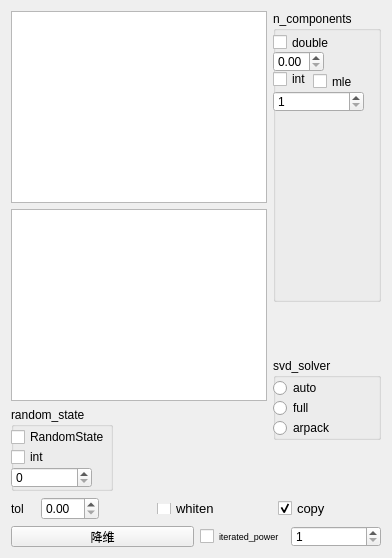
           <widget class="QWidget" name="page_16">
            <layout class="QGridLayout" name="gridLayout_21">
             <item row="0" column="0" colspan="2">
              <widget class="QListWidget" name="listWidget_PCA">
               <property name="editTriggers">
                <set>QAbstractItemView::NoEditTriggers</set>
               </property>
               <property name="selectionMode">
                <enum>QAbstractItemView::MultiSelection</enum>
               </property>
              </widget>
             </item>
             <item row="0" column="2" rowspan="2">
              <widget class="QGroupBox" name="groupBox_10">
               <property name="sizePolicy">
                <sizepolicy hsizetype="Maximum" vsizetype="Preferred">
                 <horstretch>0</horstretch>
                 <verstretch>0</verstretch>
                </sizepolicy>
               </property>
               <property name="title">
                <string>n_components</string>
               </property>
               <widget class="QCheckBox" name="checkBox_PCA_n_components_double">
                <property name="geometry">
                 <rect>
                  <x>0</x>
                  <y>20</y>
                  <width>61</width>
                  <height>23</height>
                 </rect>
                </property>
                <property name="font">
                 <font>
                  <pointsize>9</pointsize>
                 </font>
                </property>
                <property name="text">
                 <string>double</string>
                </property>
               </widget>
               <widget class="QCheckBox" name="checkBox_PCA_n_components_mle">
                <property name="geometry">
                 <rect>
                  <x>40</x>
                  <y>60</y>
                  <width>51</width>
                  <height>21</height>
                 </rect>
                </property>
                <property name="font">
                 <font>
                  <pointsize>9</pointsize>
                 </font>
                </property>
                <property name="text">
                 <string>mle</string>
                </property>
               </widget>
               <widget class="QDoubleSpinBox" name="doubleSpinBox_PCA_n_components_double">
                <property name="geometry">
                 <rect>
                  <x>0</x>
                  <y>40</y>
                  <width>51</width>
                  <height>21</height>
                 </rect>
                </property>
                <property name="maximum">
                 <double>1.000000000000000</double>
                </property>
               </widget>
               <widget class="QCheckBox" name="checkBox_PCA_n_components_int">
                <property name="geometry">
                 <rect>
                  <x>0</x>
                  <y>60</y>
                  <width>41</width>
                  <height>16</height>
                 </rect>
                </property>
                <property name="text">
                 <string>int</string>
                </property>
               </widget>
               <widget class="QSpinBox" name="spinBoxn_PCA_n_components_int">
                <property name="geometry">
                 <rect>
                  <x>0</x>
                  <y>80</y>
                  <width>91</width>
                  <height>21</height>
                 </rect>
                </property>
                <property name="minimum">
                 <number>1</number>
                </property>
                <property name="maximum">
                 <number>999999999</number>
                </property>
               </widget>
              </widget>
             </item>
             <item row="1" column="0" rowspan="2" colspan="2">
              <widget class="QListWidget" name="listWidget_PCA_2">
               <property name="sizePolicy">
                <sizepolicy hsizetype="Expanding" vsizetype="Expanding">
                 <horstretch>0</horstretch>
                 <verstretch>0</verstretch>
                </sizepolicy>
               </property>
              </widget>
             </item>
             <item row="3" column="0" colspan="2">
              <widget class="QGroupBox" name="groupBox_12">
               <property name="sizePolicy">
                <sizepolicy hsizetype="Maximum" vsizetype="Maximum">
                 <horstretch>0</horstretch>
                 <verstretch>0</verstretch>
                </sizepolicy>
               </property>
               <property name="minimumSize">
                <size>
                 <width>0</width>
                 <height>84</height>
                </size>
               </property>
               <property name="maximumSize">
                <size>
                 <width>16777215</width>
                 <height>104</height>
                </size>
               </property>
               <property name="title">
                <string>random_state</string>
               </property>
               <widget class="QCheckBox" name="checkBox_PCA_RandomState">
                <property name="geometry">
                 <rect>
                  <x>0</x>
                  <y>20</y>
                  <width>101</width>
                  <height>20</height>
                 </rect>
                </property>
                <property name="maximumSize">
                 <size>
                  <width>16777215</width>
                  <height>20</height>
                 </size>
                </property>
                <property name="font">
                 <font>
                  <pointsize>9</pointsize>
                 </font>
                </property>
                <property name="text">
                 <string>RandomState</string>
                </property>
               </widget>
               <widget class="QCheckBox" name="checkBox_PCA_random_state_int">
                <property name="geometry">
                 <rect>
                  <x>0</x>
                  <y>40</y>
                  <width>81</width>
                  <height>20</height>
                 </rect>
                </property>
                <property name="maximumSize">
                 <size>
                  <width>16777215</width>
                  <height>20</height>
                 </size>
                </property>
                <property name="font">
                 <font>
                  <pointsize>9</pointsize>
                 </font>
                </property>
                <property name="text">
                 <string>int</string>
                </property>
                <property name="checked">
                 <bool>false</bool>
                </property>
               </widget>
               <widget class="QSpinBox" name="spinBox_PCA_random_state_int">
                <property name="geometry">
                 <rect>
                  <x>0</x>
                  <y>60</y>
                  <width>81</width>
                  <height>21</height>
                 </rect>
                </property>
               </widget>
              </widget>
             </item>
             <item row="4" column="0">
              <layout class="QHBoxLayout" name="horizontalLayout_5">
               <item>
                <widget class="QLabel" name="label_9">
                 <property name="maximumSize">
                  <size>
                   <width>24</width>
                   <height>16777215</height>
                  </size>
                 </property>
                 <property name="text">
                  <string>tol</string>
                 </property>
                </widget>
               </item>
               <item>
                <widget class="QDoubleSpinBox" name="doubleSpinBox_PCA_tol">
                 <property name="maximumSize">
                  <size>
                   <width>58</width>
                   <height>23</height>
                  </size>
                 </property>
                </widget>
               </item>
              </layout>
             </item>
             <item row="4" column="1" colspan="2">
              <layout class="QHBoxLayout" name="horizontalLayout_6">
               <item>
                <widget class="QCheckBox" name="checkBox_PCA_whiten">
                 <property name="sizePolicy">
                  <sizepolicy hsizetype="Fixed" vsizetype="Fixed">
                   <horstretch>0</horstretch>
                   <verstretch>0</verstretch>
                  </sizepolicy>
                 </property>
                 <property name="maximumSize">
                  <size>
                   <width>16777215</width>
                   <height>11</height>
                  </size>
                 </property>
                 <property name="font">
                  <font>
                   <pointsize>10</pointsize>
                  </font>
                 </property>
                 <property name="text">
                  <string>whiten</string>
                 </property>
                </widget>
               </item>
               <item>
                <widget class="QCheckBox" name="checkBox_PCA_copy">
                 <property name="sizePolicy">
                  <sizepolicy hsizetype="Fixed" vsizetype="Fixed">
                   <horstretch>0</horstretch>
                   <verstretch>0</verstretch>
                  </sizepolicy>
                 </property>
                 <property name="maximumSize">
                  <size>
                   <width>51</width>
                   <height>16777215</height>
                  </size>
                 </property>
                 <property name="font">
                  <font>
                   <pointsize>10</pointsize>
                  </font>
                 </property>
                 <property name="text">
                  <string>copy</string>
                 </property>
                 <property name="checked">
                  <bool>true</bool>
                 </property>
                </widget>
               </item>
              </layout>
             </item>
             <item row="5" column="0" colspan="3">
              <layout class="QHBoxLayout" name="horizontalLayout_4">
               <item>
                <widget class="QPushButton" name="PCA_Btn">
                 <property name="sizePolicy">
                  <sizepolicy hsizetype="Expanding" vsizetype="Fixed">
                   <horstretch>0</horstretch>
                   <verstretch>0</verstretch>
                  </sizepolicy>
                 </property>
                 <property name="minimumSize">
                  <size>
                   <width>35</width>
                   <height>0</height>
                  </size>
                 </property>
                 <property name="maximumSize">
                  <size>
                   <width>16777215</width>
                   <height>21</height>
                  </size>
                 </property>
                 <property name="text">
                  <string>降维</string>
                 </property>
                </widget>
               </item>
               <item>
                <widget class="QCheckBox" name="checkBox_PCA_iterated_power">
                 <property name="sizePolicy">
                  <sizepolicy hsizetype="Fixed" vsizetype="Fixed">
                   <horstretch>0</horstretch>
                   <verstretch>0</verstretch>
                  </sizepolicy>
                 </property>
                 <property name="font">
                  <font>
                   <pointsize>7</pointsize>
                  </font>
                 </property>
                 <property name="text">
                  <string>iterated_power</string>
                 </property>
                </widget>
               </item>
               <item>
                <widget class="QSpinBox" name="spinBox_PCA_iterated_power">
                 <property name="sizePolicy">
                  <sizepolicy hsizetype="Maximum" vsizetype="Fixed">
                   <horstretch>0</horstretch>
                   <verstretch>0</verstretch>
                  </sizepolicy>
                 </property>
                 <property name="minimumSize">
                  <size>
                   <width>90</width>
                   <height>0</height>
                  </size>
                 </property>
                 <property name="maximumSize">
                  <size>
                   <width>90</width>
                   <height>21</height>
                  </size>
                 </property>
                 <property name="minimum">
                  <number>1</number>
                 </property>
                 <property name="maximum">
                  <number>999999999</number>
                 </property>
                 <property name="value">
                  <number>1</number>
                 </property>
                </widget>
               </item>
              </layout>
             </item>
             <item row="2" column="2" rowspan="2">
              <widget class="QGroupBox" name="groupBox_11">
               <property name="sizePolicy">
                <sizepolicy hsizetype="Preferred" vsizetype="Maximum">
                 <horstretch>0</horstretch>
                 <verstretch>0</verstretch>
                </sizepolicy>
               </property>
               <property name="minimumSize">
                <size>
                 <width>0</width>
                 <height>82</height>
                </size>
               </property>
               <property name="title">
                <string>svd_solver</string>
               </property>
               <widget class="QRadioButton" name="radioButton_PCA_auto_solver_auto">
                <property name="geometry">
                 <rect>
                  <x>0</x>
                  <y>20</y>
                  <width>91</width>
                  <height>20</height>
                 </rect>
                </property>
                <property name="font">
                 <font>
                  <pointsize>9</pointsize>
                 </font>
                </property>
                <property name="text">
                 <string>auto</string>
                </property>
               </widget>
               <widget class="QRadioButton" name="radioButton__PCA_auto_solver_full">
                <property name="geometry">
                 <rect>
                  <x>0</x>
                  <y>40</y>
                  <width>91</width>
                  <height>20</height>
                 </rect>
                </property>
                <property name="font">
                 <font>
                  <pointsize>9</pointsize>
                 </font>
                </property>
                <property name="text">
                 <string>full</string>
                </property>
               </widget>
               <widget class="QRadioButton" name="radioButton__PCA_auto_solver_arpack">
                <property name="geometry">
                 <rect>
                  <x>0</x>
                  <y>60</y>
                  <width>91</width>
                  <height>20</height>
                 </rect>
                </property>
                <property name="font">
                 <font>
                  <pointsize>9</pointsize>
                 </font>
                </property>
                <property name="text">
                 <string>arpack</string>
                </property>
               </widget>
               <widget class="QRadioButton" name="radioButton__PCA_auto_solver_randomized">
                <property name="geometry">
                 <rect>
                  <x>0</x>
                  <y>80</y>
                  <width>101</width>
                  <height>20</height>
                 </rect>
                </property>
                <property name="font">
                 <font>
                  <pointsize>9</pointsize>
                 </font>
                </property>
                <property name="text">
                 <string>randomized</string>
                </property>
               </widget>
              </widget>
             </item>
            </layout>
           </widget>
